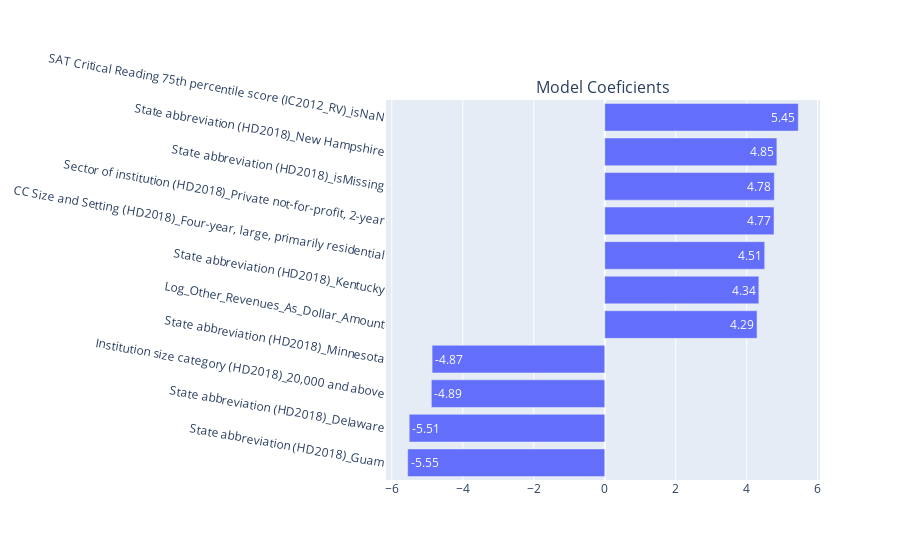

Write notebook code for a chart like this one.
### Code cell
coefs_fig.show()

### Figure 1 — Plotly figure (JSON) as saved in the notebook; plotly's stock layout.template omitted (floating-point values rounded to 4 significant figures)
{"data": [{"orientation": "h", "text": ["-5.55", "-5.51", "-4.89", "-4.87", "4.29", "4.34", "4.51", "4.77", "4.78", "4.85", "5.45"], "type": "bar", "x": [-5.553, -5.511, -4.887, -4.866, 4.292, 4.343, 4.507, 4.771, 4.778, 4.851, 5.455], "xaxis": "x", "y": ["State abbreviation (HD2018)_Guam", "State abbreviation (HD2018)_Delaware", "Institution size category (HD2018)_20,000 and above", "State abbreviation (HD2018)_Minnesota", "Log_Other_Revenues_As_Dollar_Amount", "State abbreviation (HD2018)_Kentucky", "CC Size and Setting (HD2018)_Four-year, large, primarily residential", "Sector of institution (HD2018)_Private not-for-profit, 2-year", "State abbreviation (HD2018)_isMissing", "State abbreviation (HD2018)_New Hampshire", "SAT Critical Reading 75th percentile score (IC2012_RV)_isNaN"], "yaxis": "y"}], "layout": {"annotations": [{"font": {"size": 16}, "showarrow": false, "text": "Model Coeficients", "x": 0.5, "xanchor": "center", "xref": "paper", "y": 1, "yanchor": "bottom", "yref": "paper"}], "xaxis": {"anchor": "y", "domain": [0, 1]}, "yaxis": {"anchor": "x", "domain": [0, 1], "tickangle": 10}}}
